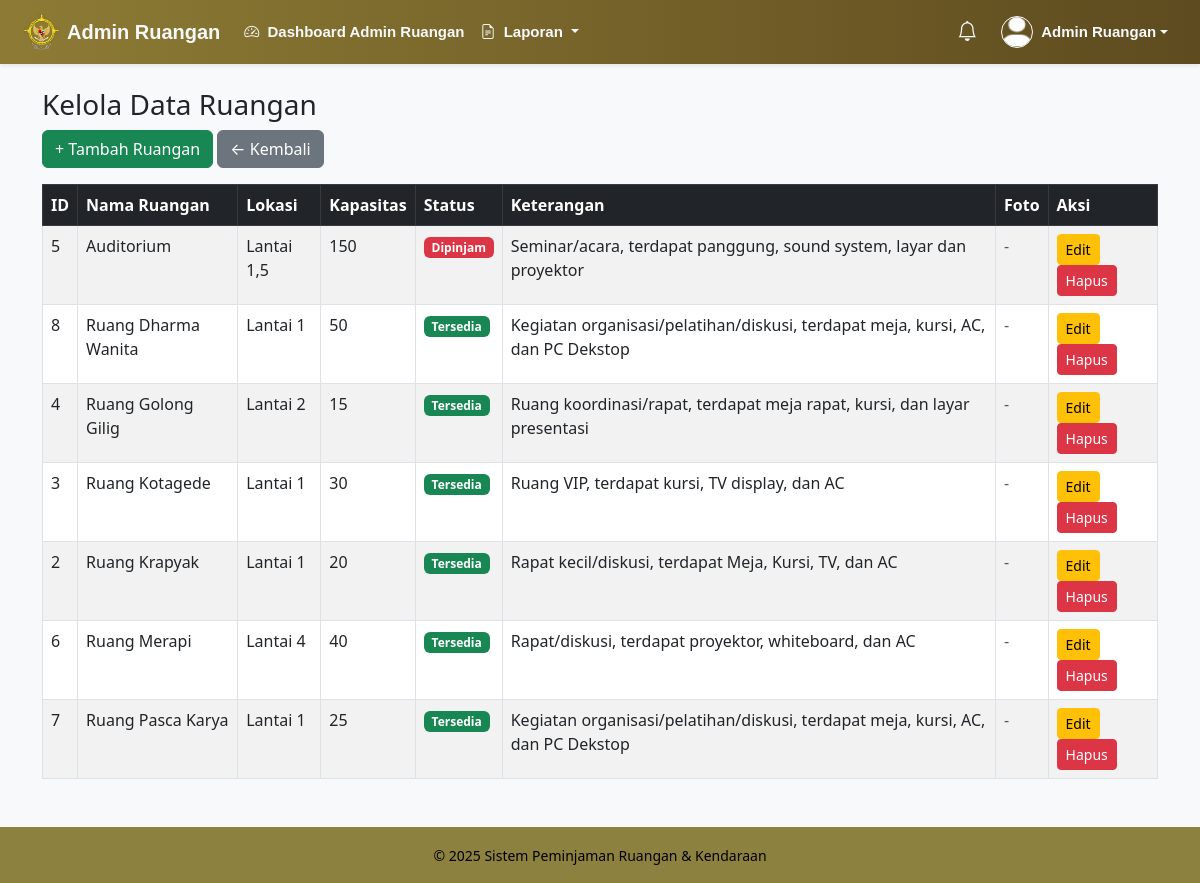
Before: /pages/ruangan_crud.php (signed in) with the older database file.
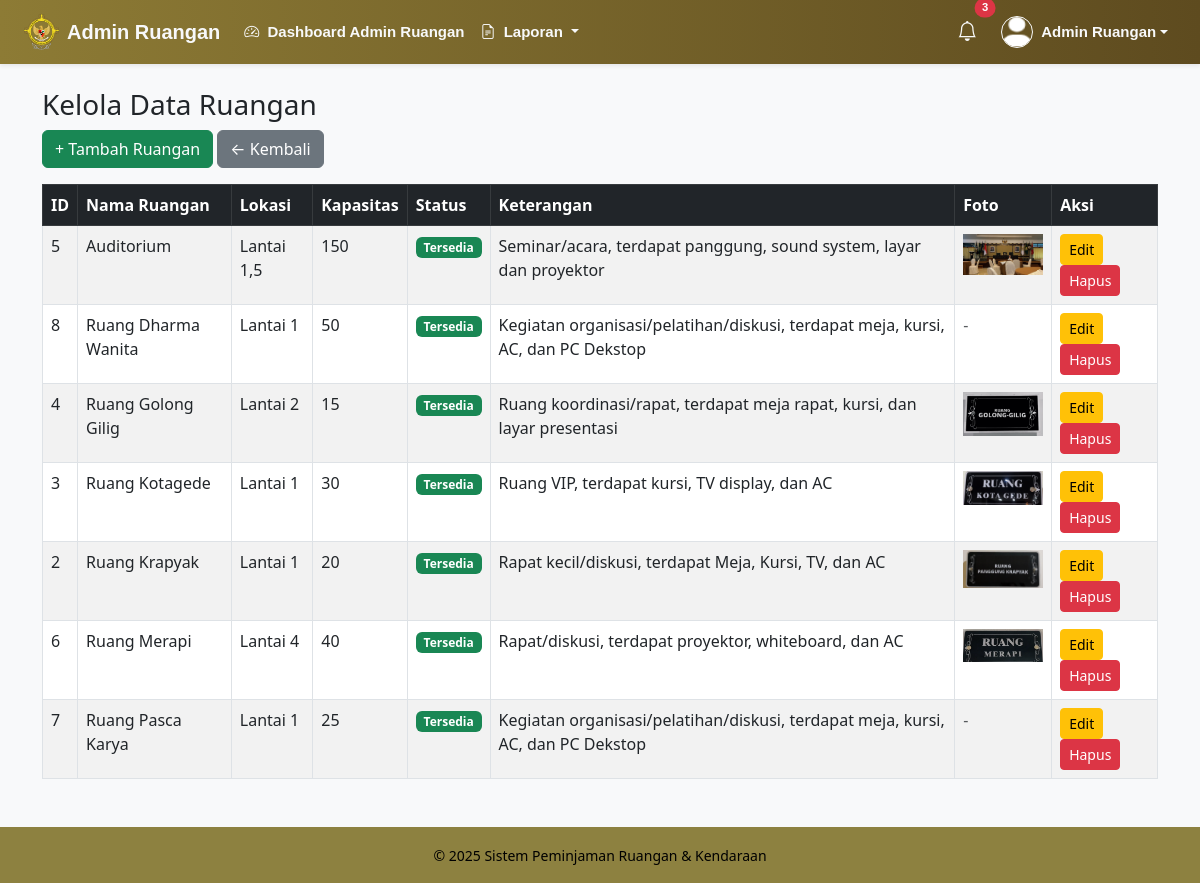
After: the same page with the newer database file.
### tables this page shows
CREATE TABLE `ruangan` (
  `id` int(11) NOT NULL,
  `nama_ruangan` varchar(100) NOT NULL,
  `lokasi` varchar(100) DEFAULT NULL,
  `kapasitas` int(11) DEFAULT NULL,
  `status` enum('tersedia','dipinjam') DEFAULT 'tersedia',
  `keterangan` text DEFAULT NULL,
  `foto` varchar(255) DEFAULT NULL
);

### pages/ruangan_crud.php (the view, shortened to what this page needs)
<?php
require_once("../koneksi.php");
include("../includes/header.php");
include("../includes/navbar.php");
$action = $_GET['action'] ?? '';
$id = $_GET['id'] ?? null;
?>
<div class="container mt-4">
    <h3>Kelola Data Ruangan</h3>
    <a href="?action=tambah" class="btn btn-success mb-3">+ Tambah Ruangan</a>
    <a href="../modules/admin/admin_ruangan.php" class="btn btn-secondary mb-3">← Kembali</a>
    <?php if ($action == 'tambah'): ?>
        <form method="post" enctype="multipart/form-data">
            <input type="text" name="nama_ruangan" class="form-control mb-2" placeholder="Nama Ruangan" required>
            <input type="text" name="lokasi" class="form-control mb-2" placeholder="Lokasi" required>
            <input type="number" name="kapasitas" class="form-control mb-2" placeholder="Kapasitas" required>
            <select name="status" class="form-control mb-2">
                <option value="tersedia">Tersedia</option>
                <option value="dipinjam">Dipinjam</option>
            </select>
            <textarea name="keterangan" class="form-control mb-2" placeholder="Keterangan tambahan..."></textarea>
            <input type="file" name="foto" class="form-control mb-3" accept="image/*">
            <button name="tambah" class="btn btn-primary">Simpan</button>
        </form>
    <?php else: ?>
        <table class="table table-bordered table-striped">
            <thead class="table-dark">
                <tr>
                    <th>ID</th>
                    <th>Nama Ruangan</th>
                    <th>Lokasi</th>
                    <th>Kapasitas</th>
                    <th>Status</th>
                    <th>Keterangan</th>
                    <th>Foto</th>
                    <th>Aksi</th>
                </tr>
            </thead>
            <tbody>
            <?php
            $res = $con->query("SELECT * FROM ruangan ORDER BY nama_ruangan ASC");
            while($d=$res->fetch_assoc()):
            ?>
                <tr>
                    <td><?= $d['id'] ?></td>
                    <td><?= htmlspecialchars($d['nama_ruangan']) ?></td>
                    <td><?= htmlspecialchars($d['lokasi']) ?></td>
                    <td><?= htmlspecialchars($d['kapasitas']) ?></td>
                    <td><span class="badge bg-<?= $d['status']=='tersedia'?'success':'danger' ?>"><?= ucfirst($d['status']) ?></span></td>
                    <td><?= htmlspecialchars($d['keterangan']) ?></td>
                    <td>
                        <?php if ($d['foto'] && file_exists("../".$d['foto'])): ?>
                            <img src="../<?= $d['foto'] ?>" width="80">
                        <?php else: ?>
                            <span class="text-muted">-</span>
                        <?php endif; ?>
                    </td>
                    <td>
                        <a href="?action=edit&id=<?= $d['id'] ?>" class="btn btn-warning btn-sm">Edit</a>
                        <a href="?hapus=<?= $d['id'] ?>" class="btn btn-danger btn-sm" onclick="return confirm('Hapus ruangan ini?')">Hapus</a>
                    </td>
                </tr>
            <?php endwhile; ?>
            </tbody>
        </table>
    <?php endif; ?>
</div>
<?php include("../includes/footer.php"); ?>

### includes/header.php (shortened to what this page needs)
<!DOCTYPE html>
<html lang="id">
<head>
    <link href="https://cdn.jsdelivr.net/npm/bootstrap@5.3.0-alpha3/dist/css/bootstrap.min.css" rel="stylesheet">
    <link href="https://cdn.jsdelivr.net/npm/bootstrap-icons@1.11.3/font/bootstrap-icons.css" rel="stylesheet">
</head>
<body class="bg-light">

### includes/navbar.php (shortened to what this page needs)
<?php
$path = str_replace('\\', '/', $_SERVER['PHP_SELF']);
if (strpos($path, '/modules/admin/') !== false) {
    $pathPrefix = '../../';
} elseif (strpos($path, '/modules/') !== false) {
    $pathPrefix = '../';
} elseif (strpos($path, '/pages/') !== false) {
    $pathPrefix = '../';
} else {
    $pathPrefix = '';
}
$role = isset($_SESSION['role']) ? $_SESSION['role'] : '';
$nama = isset($_SESSION['nama']) ? $_SESSION['nama'] : 'Guest';
$username = isset($_SESSION['username']) ? $_SESSION['username'] : '';
$systemTitle = 'Sistem Peminjaman';
$label = 'Home';
$link = $pathPrefix . 'index.php';
$notif_count = 0;
if (!empty($username)) {
  @include_once($pathPrefix . 'koneksi.php');
  if (isset($con)) {
    $stmtU = $con->prepare("SELECT id FROM user WHERE username = ?");
    if ($stmtU) {
      $stmtU->bind_param('s', $username);
      $stmtU->execute();
      $resU = $stmtU->get_result()->fetch_assoc();
      $uid = $resU['id'] ?? null;
      if ($uid) {
        $stmtN = $con->prepare("SELECT COUNT(*) AS cnt FROM notifications WHERE id_user = ? AND is_read = 0");
        if ($stmtN) {
          $stmtN->bind_param('i', $uid);
          $stmtN->execute();
          $resN = $stmtN->get_result()->fetch_assoc();
          $notif_count = (int)($resN['cnt'] ?? 0);
        }
      }
    }
  }
}
if ($role === 'super_admin') {
    $systemTitle = 'Super Admin';
    $label = 'Dashboard Super Admin';
    $link = $pathPrefix . 'modules/admin/superadmin.php';
} elseif ($role === 'admin_ruangan') {
    $systemTitle = 'Admin Ruangan';
    $label = 'Dashboard Admin Ruangan';
    $link = $pathPrefix . 'modules/admin/admin_ruangan.php';
} elseif ($role === 'admin_kendaraan') {
    $systemTitle = 'Admin Kendaraan';
    $label = 'Dashboard Admin Kendaraan';
    $link = $pathPrefix . 'modules/admin/admin_kendaraan.php';
} elseif ($role === 'user') {
    $systemTitle = 'Pegawai';
    $label = 'Home';
    $link = $pathPrefix . 'index.php';
}
?>
<nav class="navbar navbar-expand-lg navbar-dark shadow-sm" style="background: linear-gradient(90deg, #8d7b35, #5e4b1f);">
  <div class="container-fluid px-4">
    <a class="navbar-brand d-flex align-items-center fw-bold text-light" href="<?= $link ?>">
      <img src="<?= $pathPrefix ?>gambar/logo_BPK.png" alt="Logo" width="35" class="me-2 rounded">
      <?= htmlspecialchars($systemTitle) ?>
    </a>
    <div class="collapse navbar-collapse" id="navbarContent">
      <ul class="navbar-nav me-auto mb-2 mb-lg-0">
        <?php if (in_array($role, ['super_admin', 'admin_ruangan', 'admin_kendaraan'])): ?>
          <li class="nav-item">
            <a class="nav-link text-light fw-semibold" href="<?= $link ?>">
              <i class="bi bi-speedometer2 me-1"></i> <?= htmlspecialchars($label) ?>
            </a>
          </li>
          <li class="nav-item dropdown">
            <a class="nav-link dropdown-toggle text-light fw-semibold" href="#" id="reportsDropdown" role="button" data-bs-toggle="dropdown" aria-expanded="false">
              <i class="bi bi-file-earmark-text me-1"></i> Laporan
            </a>
          </li>
        <?php endif; ?>
      </ul>
      <ul class="navbar-nav ms-auto">
        <li class="nav-item me-2">
          <a class="nav-link position-relative text-light fw-semibold" href="<?= $pathPrefix ?>pages/notifications.php" title="Notifikasi">
            <i class="bi bi-bell fs-5"></i>
            <?php if ($notif_count > 0): ?>
              <span class="position-absolute top-0 start-100 translate-middle badge rounded-pill bg-danger"><?= $notif_count ?></span>
            <?php endif; ?>
          </a>
        </li>
        <li class="nav-item dropdown">
          <a class="nav-link dropdown-toggle d-flex align-items-center text-light fw-semibold"
            href="#"
            id="userDropdown"
            role="button"
            data-bs-toggle="dropdown">
            <img src="<?= $pathPrefix ?>gambar/logo_user.png"
                alt="User"
                width="32"
                height="32"
                class="rounded-circle me-2 border border-light">
            <?= htmlspecialchars($nama) ?>
          </a>
        </li>
      </ul>
    </div>
  </div>
</nav>

### includes/footer.php (shortened to what this page needs)
<footer class="text-center py-3 mt-5"  style="background-color: #746616cf; color: #000;">
    <small>© <?= date('Y') ?> Sistem Peminjaman Ruangan & Kendaraan</small>
</footer>
</body>
</html>

### includes/navbar.php (style rules this page uses)
.navbar-nav .nav-link { transition: all 0.3s ease; }
.navbar { font-family: 'Poppins', sans-serif; font-size: 15px; }

Changed rows visible on the page:
changed ruangan "Auditorium": status "Dipinjam" → "Tersedia"; foto: picture added; no longer shows "-"
changed ruangan "Ruang Golong Gilig": foto: picture added; no longer shows "-"
changed ruangan "Ruang Kotagede": foto: picture added; no longer shows "-"
changed ruangan "Ruang Krapyak": foto: picture added; no longer shows "-"
changed ruangan "Ruang Merapi": foto: picture added; no longer shows "-"
Other visible differences:
$notif_count: (not shown) → "3"
